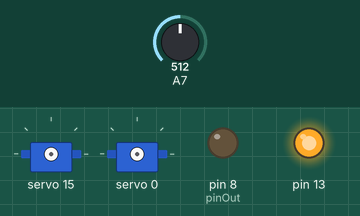
The sketch below on a simulated Arduino Nano, built with avr-gcc and run on an emulated ATmega328P. Parts: 2 × servo, output pins drawn as LEDs (lit = HIGH). The inputs (shaded band) are chosen by the test bench; at power-on: A7 = 512. What the sketch prints to the serial monitor is not drawn.

Above: at 0.1 s.
At 14.2 s:
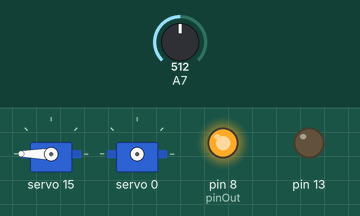
14.3 s: A7 set to 494
16.5 s: A7 set to 716
At 21.5 s:
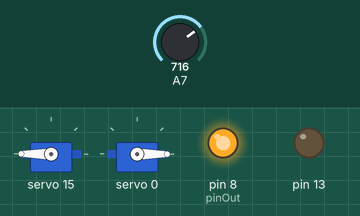
Timing chart, 0 to 23.3 s (numbered marks = the images above; inputs shaded):
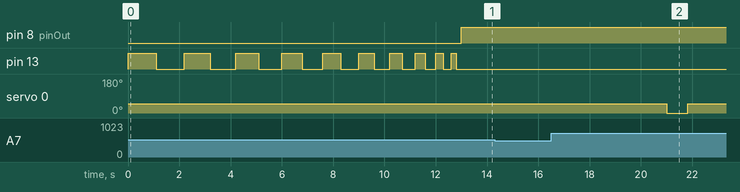

The sketch:

ServoFireAndRepeat.ino
```cpp
// This is attempting to print out the current being drawn - whilst the servo and motors are running.
// It's not quite working yet - it is constantly reading values in the 7000's.

#include <Wire.h>
#include <Adafruit_PWMServoDriver.h>
// Scanner detected 40 and 70
// called this way, it uses the default address 0x40
Adafruit_PWMServoDriver pwm = Adafruit_PWMServoDriver(0x40);
// you can also call it with a different address you want
//Adafruit_PWMServoDriver pwm = Adafruit_PWMServoDriver(0x41);

// Depending on your servo make, the pulse width min and max may vary, you
// want these to be as small/large as possible without hitting the hard stop
// for max range. You'll have to tweak them as necessary to match the servos you
// have!
// These values give about 180 degrees
#define SERVOMIN  120 // this is the 'minimum' pulse length count (out of 4096)
#define SERVOMAX  504 // this is the 'maximum' pulse length count (out of 4096)

// our servo # counter
uint8_t servonum = 0;
int pinOut = 8;

int homeA = 65;
int fwdA = 0;

int phase;
unsigned long cycleStartTime;

volatile long isrCount;
volatile double average = 0.0;

void setup() {
  Serial.begin(9600);
  pinMode(13, OUTPUT);
  for (int i=0; i < 10; i++)
  {
    digitalWrite(13, HIGH);   // turn the LED on (HIGH is the voltage level)
    delay((11-i)*100);               // wait for a second
    digitalWrite(13, LOW);    // turn the LED off by making the voltage LOW
    delay((11-i)*100);               // wait for a second
  }


  Serial.println("16 channel Servo test!");
  pinMode(pinOut, OUTPUT);
  digitalWrite(pinOut, LOW);
  pwm.begin();

  pwm.setPWMFreq(60);  // Analog servos run at ~60 Hz updates

  phase = 0;
  cycleStartTime = 0;

  yield();

  average = 0.0;
  isrCount = 0;
  OCR0A = 0xAF;
  TIMSK0 |= _BV(OCIE0A);

}

// Interrupt is called once a millisecond, looks for any new GPS data, and stores it
SIGNAL(TIMER0_COMPA_vect)
{
  isrCount++;
  int sensorValue = analogRead(A7);
  float voltage = sensorValue * (5.0 / 1023.0);
  average += voltage;

  printAvgVoltage();
}


// you can use this function if you'd like to set the pulse length in seconds
// e.g. setServoPulse(0, 0.001) is a ~1 millisecond pulse width. its not precise!
void setServoPulse(uint8_t n, double pulse) {
  double pulselength;

  pulselength = 1000000;   // 1,000,000 us per second
  pulselength /= 60;   // 60 Hz
  //Serial.print(pulselength); Serial.println(" us per period");
  pulselength /= 4096;  // 12 bits of resolution
  //Serial.print(pulselength); Serial.println(" us per bit");
  pulse *= 1000;
  pulse /= pulselength;
  //Serial.println(pulse);
  pwm.setPWM(n, 0, pulse);
}

void setServoAngle(double angle)
{
   // angle is from 0 to 180
  double pulse =  map(angle,0.0,180.0,SERVOMIN,SERVOMAX);
  pwm.setPWM(0, 0, pulse);
  delay(15);
}

void powerUpMotors()
{
  Serial.println("Motors ON!");
  pwm.setPWM(15, 0, 4095);
  digitalWrite(pinOut, HIGH);
  delay(2000);

}

void powerDownMotors()
{
  Serial.println("Motors OFF!");
  digitalWrite(pinOut, LOW);
  pwm.setPWM(15, 0, 0);
}

double getMillamps(double sensorVoltage)
{
   double range =5.0;// amps
   double voltageSwing = 1.5;// volts
   double midVoltage = 2.5;
   return ((midVoltage - sensorVoltage)/voltageSwing) * range * 1000.0;
}


void printAvgVoltage()
{
  if (isrCount > 100)
  {
    // print out the value you read:
    double localAverage = average/(1.0*isrCount);
    double mA = getMillamps(localAverage);
    if (mA > 50.0)
    {
      Serial.print( mA  );
      Serial.print( ","  );
    }
    average = 0.0;
    isrCount = 0;
  }
}


void loop() {
  // Drive each servo one at a time

 if (phase == 0)
 {
   powerUpMotors();
   cycleStartTime = millis();
   Serial.println("Moving...");
   setServoAngle(homeA);  // Home
   Serial.println(homeA);
   phase = 1;
 }

 unsigned long time = millis() - cycleStartTime; // Time elapsed since start of cycle...

 if (time > 6000 && phase == 1) // first delay...
 {
   Serial.println("Moving...");
   setServoAngle(fwdA);  // Fire
   Serial.println("Moving...");
   Serial.println(fwdA);
   delay(800);
   phase = 2;
 }
 else if (time > 6000+800 && phase == 2)
 {
   Serial.println("Moving...");
   setServoAngle(homeA);  // Home
   Serial.println(homeA);
   powerDownMotors();
   phase = 0;
 }


//  printAvgVoltage();
  //collectAndPrintVoltage();


}
```
